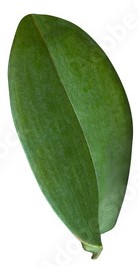
#> input picture front-end/src/images/1710055945066-01.jpg, 138 x 266 px
$ python masking.py
#> lines starting #> are read from the running program, lines starting #| are printed output that depends on the picture; after the words box and inside, x2 and y2 are one past the last pixel; in counts of white or black regions, pixels touching at a corner belong together
import os
import cv2
import numpy as np
import matplotlib.pyplot as plt
from tkinter import Tk
from tkinter.filedialog import askopenfilename

# Open a file dialog for image selection
root = Tk()
root.withdraw()  # We don't want a full GUI, so keep the root window from appearing

# Upload an image
image_path = askopenfilename(title="Select an image", filetypes=[("Image files", "*.jpg;*.jpeg;*.png")])
#> the answer given: ../front-end/src/images/1710055945066-01.jpg

# Now 'image_path' contains the selected image file path
print(image_path)

# Read the uploaded image
img = cv2.imread(image_path)
#> img is the input picture: shape (266, 138, 3); mean B, G, R 135.6, 170.6, 151.1

# Convert the image to the Used
hsv = cv2.cvtColor(img, cv2.COLOR_BGR2HSV)
#> hsv: shape (266, 138, 3); mean H, S, V 36.2, 86.1, 170.6

# Enhance contrast
clahe = cv2.createCLAHE(clipLimit=2.0, tileGridSize=(8, 8))
hsv[:, :, 2] = clahe.apply(hsv[:, :, 2])
#> hsv: shape (266, 138, 3); mean H, S, V 36.2, 86.1, 177.3

# Remove shadows
kernel = cv2.getStructuringElement(cv2.MORPH_ELLIPSE, (5, 5))
tophat = cv2.morphologyEx(hsv[:, :, 2], cv2.MORPH_TOPHAT, kernel)
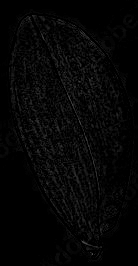
#> tophat: shape (266, 138); min 0, max 78, mean 5.7
hsv[:, :, 2] = cv2.add(hsv[:, :, 2], tophat)
#> hsv: shape (266, 138, 3); mean H, S, V 36.2, 86.1, 182.5

# Define a range for green color in HSV
lower_green = np.array([35, 50, 50])
upper_green = np.array([100, 255, 255])

# Create masks for different color regions
green_mask = cv2.inRange(hsv, lower_green, upper_green)
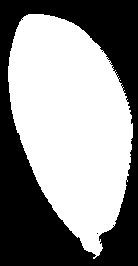
#> green_mask: shape (266, 138); 55.7% white; 2 black regions (1 under 20 px), largest, box (x1, y1, x2, y2) and area: (0, 0, 138, 266) 16259
white_mask = cv2.inRange(img, (200, 200, 200), (255, 255, 255))
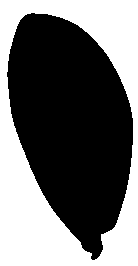
#> white_mask: shape (266, 138); 43.1% white; 1 white region, box (x1, y1, x2, y2) and area: (0, 0, 138, 266) 15808
other_mask = cv2.bitwise_not(green_mask | white_mask)
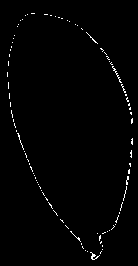
#> other_mask: shape (266, 138); 1.2% white in thin lines or dots, all inside (x1, y1, x2, y2) = (7, 13, 133, 260)

# Set colors for each region
green_color = [144, 238, 144]  # Light green
white_color = [255, 255, 255]  # White
other_color = [255, 0, 0]      # Red

# Create an image with different colors for each region
result = img.copy()
result[green_mask > 0] = green_color
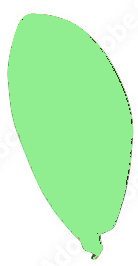
#> result: shape (266, 138, 3); mean B, G, R 190.7, 243.7, 191
result[white_mask > 0] = white_color
result[other_mask > 0] = other_color
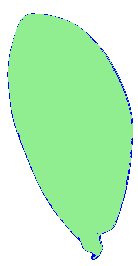
#> result: shape (266, 138, 3); mean B, G, R 193.2, 242.4, 190

# Calculate the percentage of green area
total_pixels = np.prod(img.shape[:2])
#> total_pixels = 36708
green_pixels = cv2.countNonZero(green_mask)
#> green_pixels = 20448
percentage_green = (green_pixels / total_pixels) * 100
#> percentage_green = 55.7

# Display the results using Matplotlib
plt.figure(figsize=(12, 5))

plt.subplot(131)
plt.imshow(cv2.cvtColor(img, cv2.COLOR_BGR2RGB))
plt.title('Original Image')

plt.subplot(132)
plt.imshow(green_mask, cmap='gray')
plt.title('Green Mask')

plt.subplot(133)
plt.imshow(cv2.cvtColor(result, cv2.COLOR_BGR2RGB))
plt.title('Color-Coded Image')

plt.show()
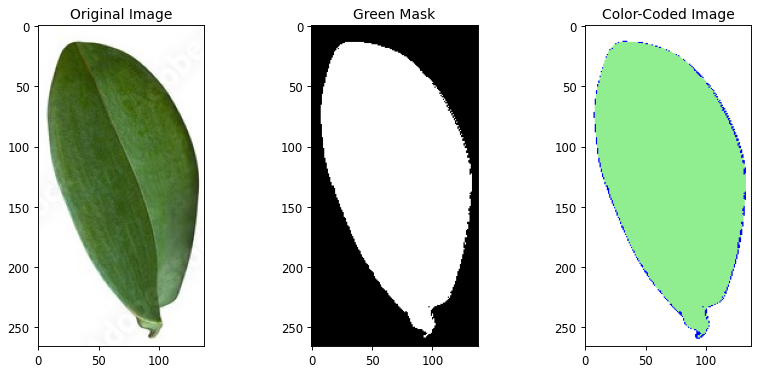
#> figure drawn by matplotlib, 3 panels

# Display the results using Matplotlib
print(f'Percentage of Green Area: {percentage_green:.2f}%')
#| Percentage of Green Area: 55.70%
